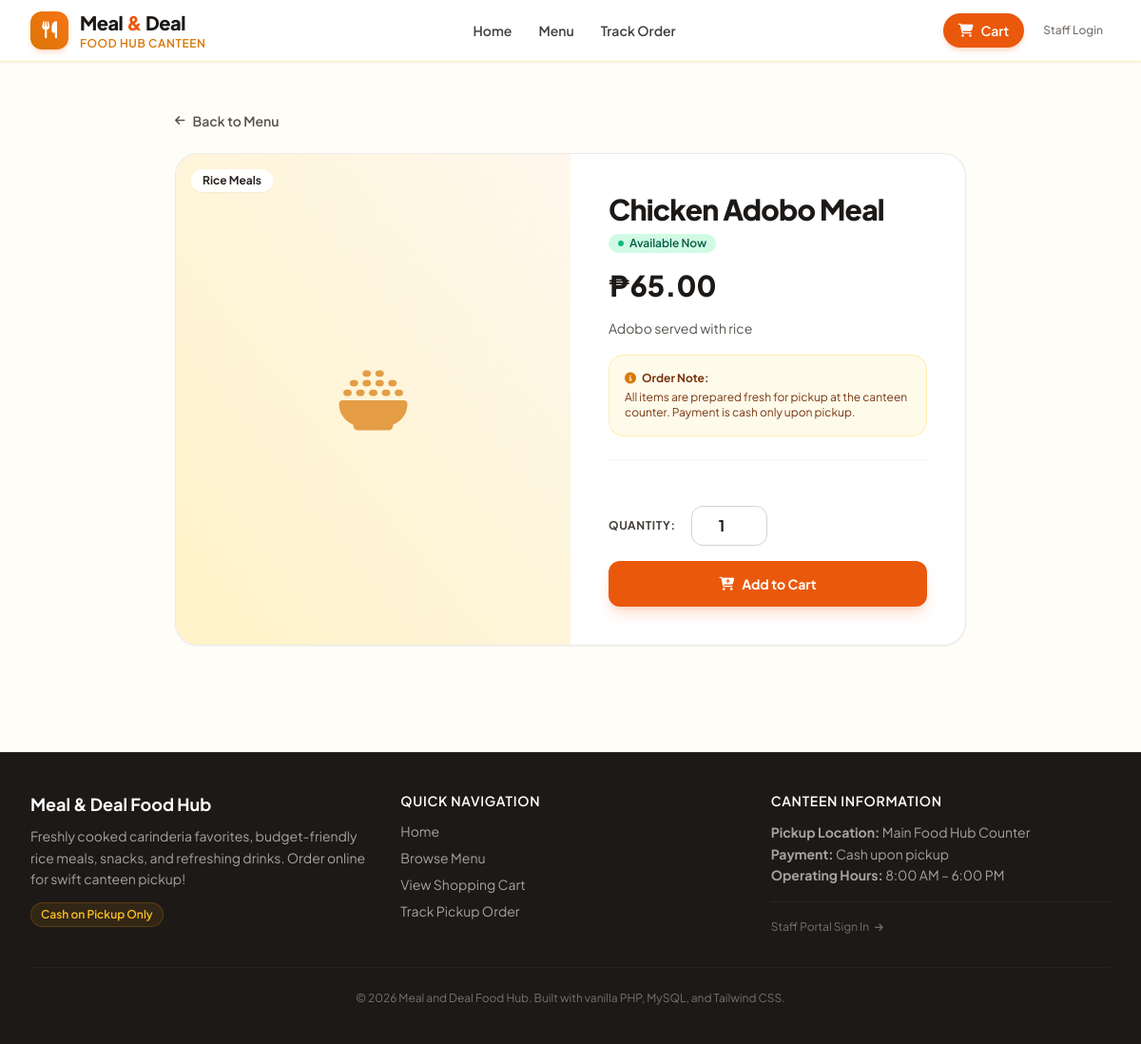
Page /menu/1 on the committed database.
### tables this page shows
CREATE TABLE products (
    id BIGINT UNSIGNED AUTO_INCREMENT PRIMARY KEY,
    category_id BIGINT UNSIGNED NULL,
    name VARCHAR(150) NOT NULL,
    description TEXT NULL,
    price DECIMAL(10, 2) NOT NULL,
    image VARCHAR(255) NULL,
    is_available TINYINT(1) NOT NULL DEFAULT 1,
    created_at TIMESTAMP DEFAULT CURRENT_TIMESTAMP,
    updated_at TIMESTAMP DEFAULT CURRENT_TIMESTAMP
        ON UPDATE CURRENT_TIMESTAMP,

    CONSTRAINT fk_products_category
        FOREIGN KEY (category_id)
        REFERENCES categories(id)
        ON DELETE SET NULL,

    CONSTRAINT chk_products_price CHECK (price >= 0),

    INDEX idx_products_available (is_available),
    INDEX idx_products_category (category_id)
);

CREATE TABLE categories (
    id BIGINT UNSIGNED AUTO_INCREMENT PRIMARY KEY,
    name VARCHAR(100) NOT NULL UNIQUE,
    description TEXT NULL,
    created_at TIMESTAMP DEFAULT CURRENT_TIMESTAMP,
    updated_at TIMESTAMP DEFAULT CURRENT_TIMESTAMP
        ON UPDATE CURRENT_TIMESTAMP
);

### app/Core/Controller.php (called while the page is built, shortened)
<?php
class Controller
{
    protected function render(string $view, array $data = [], ?string $layout = 'layouts/main'): void
    {
        View::render($view, $data, $layout);
    }
}

### app/Controllers/MenuController.php (called while the page is built, shortened)
<?php
class MenuController extends Controller
{
    public function show(string $id): void
    {
        $productId = (int) $id;
        $product = Product::find($productId);
        $this->render('menu/show', [
            'title' => $product['name'],
            'product' => $product,
        ]);
    }
}

### public/index.php (called while the page is built, shortened)
<?php
require_once dirname(__DIR__) . '/app/Core/helpers.php';
$router = new Router();
$router->dispatch(
    $_SERVER['REQUEST_METHOD'],
    $_SERVER['REQUEST_URI']
);

### app/Models/Product.php (called while the page is built, shortened)
<?php
class Product
{
    public static function find(int|string $id): ?array
    {
        $pdo = Database::connection();
        $stmt = $pdo->prepare('
            SELECT p.*, c.name AS category_name
            FROM products p
            LEFT JOIN categories c ON c.id = p.category_id
            WHERE p.id = :id
            LIMIT 1
        ');
        $stmt->execute(['id' => $id]);
        $product = $stmt->fetch();
        return $product ?: null;
    }
}

### app/Core/helpers.php (called while the page is built, shortened)
<?php
if (!function_exists('e')) {
    function e(?string $value): string
    {
        return htmlspecialchars((string) $value, ENT_QUOTES, 'UTF-8');
    }
}
if (!function_exists('format_price')) {
    function format_price(float|int|string|null $amount): string
    {
        $val = (float) ($amount ?? 0);
        return '₱' . number_format($val, 2);
    }
}
if (!function_exists('auth_user')) {
    function auth_user(): ?array
    {
        return $_SESSION['staff_user'] ?? null;
    }
}

### app/Views/menu/show.php (the view, shortened to what this page needs)
<div class="max-w-4xl mx-auto px-4 sm:px-6 lg:px-8 py-8 md:py-12">
    <a href="/menu" class="inline-flex items-center gap-2 text-sm font-semibold text-stone-600 hover:text-orange-600 mb-6 transition">
        <i class="fa-solid fa-arrow-left text-xs"></i>
        <span>Back to Menu</span>
    </a>
    <div class="bg-white rounded-3xl border border-stone-200/80 shadow-sm overflow-hidden grid grid-cols-1 md:grid-cols-2">
        <div class="h-72 md:h-full bg-gradient-to-tr from-amber-100 to-orange-50 flex items-center justify-center p-8 relative">
            <?php if (!empty($product['image'])): ?>
                <img src="<?= e($product['image']) ?>" alt="<?= e($product['name']) ?>" class="w-full h-full object-cover">
            <?php else: ?>
                <div class="text-7xl text-amber-600/70">
                    <?php
                        $catName = strtolower($product['category_name'] ?? '');
                        $prodIcon = str_contains($catName, 'drink') ? 'fa-mug-hot' : (str_contains($catName, 'snack') ? 'fa-cookie-bite' : (str_contains($catName, 'rice') ? 'fa-bowl-rice' : 'fa-bowl-food'));
                    ?>
                    <i class="fa-solid <?= $prodIcon ?>"></i>
                </div>
            <?php endif; ?>
            <?php if (!empty($product['category_name'])): ?>
                <span class="absolute top-4 left-4 bg-white/95 backdrop-blur-sm text-stone-800 text-xs font-bold px-3 py-1 rounded-full shadow-sm">
                    <?= e($product['category_name']) ?>
                </span>
            <?php endif; ?>
        </div>
        <div class="p-6 md:p-10 flex flex-col justify-between">
            <div class="space-y-4">
                <div>
                    <h1 class="text-2xl sm:text-3xl font-extrabold text-stone-900 tracking-tight">
                        <?= e($product['name']) ?>
                    </h1>
                    <div class="mt-2 flex items-center gap-2">
                        <?php if ((int)$product['is_available'] === 1): ?>
                            <span class="inline-flex items-center gap-1.5 px-2.5 py-0.5 rounded-full text-xs font-semibold bg-emerald-100 text-emerald-800">
                                <span class="w-1.5 h-1.5 rounded-full bg-emerald-500"></span> Available Now
                            </span>
                        <?php else: ?>
                            <span class="inline-flex items-center gap-1.5 px-2.5 py-0.5 rounded-full text-xs font-semibold bg-rose-100 text-rose-800">
                                <span class="w-1.5 h-1.5 rounded-full bg-rose-500"></span> Sold Out / Unavailable
                            </span>
                        <?php endif; ?>
                    </div>
                </div>
                <div class="text-3xl font-extrabold text-stone-900">
                    <?= format_price($product['price']) ?>
                </div>
                <p class="text-sm text-stone-600 leading-relaxed">
                    <?= e($product['description'] ?? 'No description provided for this delicious canteen item.') ?>
                </p>
                <div class="bg-amber-50 rounded-2xl p-4 border border-amber-200/60 text-xs text-amber-900 space-y-1">
                    <p class="font-bold flex items-center gap-1.5">
                        <i class="fa-solid fa-circle-info text-amber-600"></i>
                        <span>Order Note:</span>
                    </p>
                    <p>All items are prepared fresh for pickup at the canteen counter. Payment is cash only upon pickup.</p>
                </div>
            </div>
            <div class="pt-8 border-t border-stone-100 mt-6">
                <?php if ((int)$product['is_available'] === 1): ?>
                    <form action="/cart/add" method="POST" class="space-y-4">
                        <div class="flex items-center gap-4">
                            <label for="quantity" class="text-xs font-bold text-stone-700 uppercase tracking-wider">
                                Quantity:
                            </label>
                            <input
                                type="number"
                                id="quantity"
                                name="quantity"
                                value="1"
                                min="1"
                                max="50"
                                class="w-20 px-3 py-2 rounded-xl border border-stone-300 text-center font-bold text-stone-900 focus:outline-none focus:ring-2 focus:ring-orange-500"
                            >
                        </div>
                        <button
                            type="submit"
                            class="w-full py-3.5 px-6 rounded-xl bg-orange-600 hover:bg-orange-700 text-white font-bold text-sm shadow-lg shadow-orange-600/20 transition-all hover:shadow-xl flex items-center justify-center gap-2"
                        >
                            <i class="fa-solid fa-cart-plus"></i>
                            <span>Add to Cart</span>
                        </button>
                    </form>
                <?php else: ?>
                    <div class="text-center py-3 bg-stone-100 rounded-xl text-stone-500 font-semibold text-sm">
                        This item is currently unavailable
                    </div>
                <?php endif; ?>
            </div>
        </div>
    </div>
</div>

### app/Core/Router.php (shortened to what this page needs)
<?php
class Router
{
    private array $routes = [];
    private function add(
        string $method,
        string $path,
        array $handler
    ): void {
        $path = $this->normalizePath($path);
        $this->routes[] = [
            'method' => $method,
            'path' => $path,
            'handler' => $handler,
        ];
    }
    private function normalizePath(string $path): string
    {
        $path = '/' . trim($path, '/');
        return $path === '' ? '/' : $path;
    }
    public function dispatch(string $method, string $uri): void
    {
        $path = parse_url($uri, PHP_URL_PATH);
        $path = $this->normalizePath($path);
        foreach ($this->routes as $route) {
            $params = $this->matchPath($route['path'], $path);
            if ($params === null) {
                continue;
            }
            [$controllerClass, $action] = $route['handler'];
            $controller = new $controllerClass();
            $controller->$action(...array_values($params));
            return;
        }
    }
    private function matchPath(
        string $routePath,
        string $requestPath
    ): ?array {
        $segments = explode('/', trim($routePath, '/'));
        $regexSegments = [];
        foreach ($segments as $segment) {
            if (
                preg_match(
                    '/^\{([a-zA-Z_][a-zA-Z0-9_]*)\}$/',
                    $segment,
                    $matches
                )
            ) {
                $regexSegments[] =
                    '(?P<' . $matches[1] . '>[^/]+)';
            } else {
                $regexSegments[] = preg_quote($segment, '#');
            }
        }
        $pattern = '#^/' . implode('/', $regexSegments) . '/?$#';
        if (!preg_match($pattern, $requestPath, $matches)) {
            return null;
        }
        $params = [];
        foreach ($segments as $segment) {
            if (
                preg_match(
                    '/^\{([a-zA-Z_][a-zA-Z0-9_]*)\}$/',
                    $segment,
                    $name
                )
            ) {
                $params[] = rawurldecode($matches[$name[1]]);
            }
        }
        return $params;
    }
}

### app/Views/layouts/main.php (shortened to what this page needs)
<!DOCTYPE html>
<html lang="en">
<head>
    <script src="https://cdn.tailwindcss.com"></script>
    <link rel="stylesheet" href="https://cdnjs.cloudflare.com/ajax/libs/font-awesome/6.5.1/css/all.min.css">
</head>
<body class="bg-amber-50/40 text-stone-800 min-h-screen flex flex-col">
    <header class="bg-white border-b border-amber-200/70 shadow-sm sticky top-0 z-50">
        <div class="max-w-7xl mx-auto px-4 sm:px-6 lg:px-8">
            <div class="flex items-center justify-between h-16">
                <a href="/" class="flex items-center gap-3 group">
                    <div class="w-10 h-10 rounded-xl bg-gradient-to-tr from-amber-600 to-orange-500 flex items-center justify-center text-white shadow-md shadow-orange-500/20 group-hover:scale-105 transition-transform">
                        <i class="fa-solid fa-utensils text-lg"></i>
                    </div>
                    <div>
                        <span class="font-extrabold text-lg sm:text-xl tracking-tight text-stone-900 flex items-center gap-1">
                            Meal <span class="text-orange-600">&amp;</span> Deal
                        </span>
                        <span class="block text-xs font-semibold text-amber-600 uppercase tracking-wider">Food Hub Canteen</span>
                    </div>
                </a>
                <nav class="hidden md:flex items-center gap-1">
                    <a href="/" class="px-3 py-2 rounded-lg text-sm font-semibold text-stone-700 hover:text-orange-600 hover:bg-orange-50 transition">
                        Home
                    </a>
                    <a href="/menu" class="px-3 py-2 rounded-lg text-sm font-semibold text-stone-700 hover:text-orange-600 hover:bg-orange-50 transition">
                        Menu
                    </a>
                    <a href="/orders/track" class="px-3 py-2 rounded-lg text-sm font-semibold text-stone-700 hover:text-orange-600 hover:bg-orange-50 transition">
                        Track Order
                    </a>
                </nav>
                <div class="flex items-center gap-3">
                    <a href="/cart" id="cart-button" class="relative inline-flex items-center gap-2 px-4 py-2 rounded-full bg-orange-600 hover:bg-orange-700 text-white font-semibold text-sm shadow-md shadow-orange-600/20 transition-all hover:shadow-lg">
                        <i class="fa-solid fa-cart-shopping text-sm"></i>
                        <span>Cart</span>
                    </a>
                    <?php if ($staff = auth_user()): ?>
                        <a href="/admin" class="hidden sm:inline-flex items-center gap-1.5 px-3 py-2 rounded-lg text-xs font-bold uppercase tracking-wider text-amber-800 bg-amber-100 hover:bg-amber-200 transition">
                            <span>Portal (<?= e($staff['name']) ?>)</span>
                        </a>
                    <?php else: ?>
                        <a href="/staff/login" class="text-xs font-medium text-stone-500 hover:text-stone-800 transition px-2 py-1">
                            Staff Login
                        </a>
                    <?php endif; ?>
                </div>
            </div>
        </div>
    </header>
    <main class="flex-grow">
        <?= $content ?>
    </main>
    <footer class="bg-stone-900 text-stone-400 mt-16 border-t border-stone-800">
        <div class="max-w-7xl mx-auto px-4 sm:px-6 lg:px-8 py-10">
            <div class="grid grid-cols-1 md:grid-cols-3 gap-8">
                <div>
                    <h3 class="text-white text-lg font-bold mb-2">Meal &amp; Deal Food Hub</h3>
                    <p class="text-sm text-stone-400 leading-relaxed mb-3">
                        Freshly cooked carinderia favorites, budget-friendly rice meals, snacks, and refreshing drinks. Order online for swift canteen pickup!
                    </p>
                    <span class="inline-flex items-center gap-2 text-xs font-semibold px-2.5 py-1 rounded-full bg-amber-500/10 text-amber-400 border border-amber-500/20">
                        Cash on Pickup Only
                    </span>
                </div>
                <div>
                    <h4 class="text-white text-sm font-semibold uppercase tracking-wider mb-3">Quick Navigation</h4>
                    <ul class="space-y-2 text-sm">
                        <li><a href="/" class="hover:text-amber-400 transition">Home</a></li>
                        <li><a href="/menu" class="hover:text-amber-400 transition">Browse Menu</a></li>
                        <li><a href="/cart" class="hover:text-amber-400 transition">View Shopping Cart</a></li>
                        <li><a href="/orders/track" class="hover:text-amber-400 transition">Track Pickup Order</a></li>
                    </ul>
                </div>
                <div>
                    <h4 class="text-white text-sm font-semibold uppercase tracking-wider mb-3">Canteen Information</h4>
                    <p class="text-sm text-stone-400 leading-relaxed">
                        <strong>Pickup Location:</strong> Main Food Hub Counter<br>
                        <strong>Payment:</strong> Cash upon pickup<br>
                        <strong>Operating Hours:</strong> 8:00 AM – 6:00 PM
                    </p>
                    <div class="mt-4 pt-3 border-t border-stone-800">
                        <a href="/staff/login" class="inline-flex items-center gap-1.5 text-xs text-stone-500 hover:text-stone-300 transition">
                            <span>Staff Portal Sign In</span>
                            <i class="fa-solid fa-arrow-right text-[10px]"></i>
                        </a>
                    </div>
                </div>
            </div>
            <div class="mt-8 pt-6 border-t border-stone-800/80 text-center text-xs text-stone-500">
                &copy; <?= date('Y') ?> Meal and Deal Food Hub. Built with vanilla PHP, MySQL, and Tailwind CSS.
            </div>
        </div>
    </footer>
</body>
</html>

### rows in the picture
products: category.name "Rice Meals", name "Chicken Adobo Meal", is_available 1 (drawn), price "₱65.00", description "Adobo served with rice"
